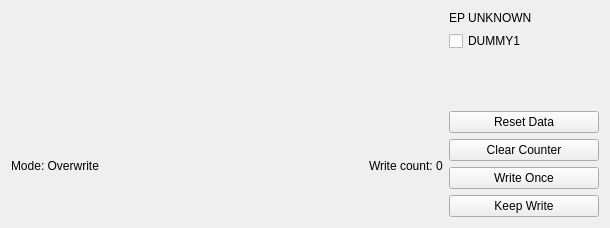
<?xml version="1.0" encoding="UTF-8"?>
<ui version="4.0">
 <class>EndpointOutWidget</class>
 <widget class="QWidget" name="EndpointOutWidget">
  <property name="geometry">
   <rect>
    <x>0</x>
    <y>0</y>
    <width>610</width>
    <height>228</height>
   </rect>
  </property>
  <property name="minimumSize">
   <size>
    <width>0</width>
    <height>200</height>
   </size>
  </property>
  <property name="windowTitle">
   <string>Form</string>
  </property>
  <layout class="QHBoxLayout" name="horizontalLayout" stretch="0,0">
   <item>
    <layout class="QVBoxLayout" name="verticalLayout_2">
     <property name="spacing">
      <number>0</number>
     </property>
     <item>
      <widget class="QWidget" name="hexEditPlaceHolder" native="true"/>
     </item>
     <item>
      <layout class="QHBoxLayout" name="horizontalLayout_2">
       <property name="spacing">
        <number>0</number>
       </property>
       <property name="sizeConstraint">
        <enum>QLayout::SetMinimumSize</enum>
       </property>
       <item>
        <widget class="QLabel" name="labelInsertOverwrite">
         <property name="sizePolicy">
          <sizepolicy hsizetype="Preferred" vsizetype="Minimum">
           <horstretch>0</horstretch>
           <verstretch>0</verstretch>
          </sizepolicy>
         </property>
         <property name="text">
          <string>Mode: Overwrite</string>
         </property>
        </widget>
       </item>
       <item>
        <spacer name="horizontalSpacer">
         <property name="orientation">
          <enum>Qt::Horizontal</enum>
         </property>
         <property name="sizeHint" stdset="0">
          <size>
           <width>40</width>
           <height>20</height>
          </size>
         </property>
        </spacer>
       </item>
       <item>
        <widget class="QLabel" name="labelWriteCount">
         <property name="sizePolicy">
          <sizepolicy hsizetype="Preferred" vsizetype="Minimum">
           <horstretch>0</horstretch>
           <verstretch>0</verstretch>
          </sizepolicy>
         </property>
         <property name="text">
          <string>Write count: 0</string>
         </property>
        </widget>
       </item>
      </layout>
     </item>
    </layout>
   </item>
   <item>
    <widget class="QWidget" name="widget" native="true">
     <property name="sizePolicy">
      <sizepolicy hsizetype="Fixed" vsizetype="Preferred">
       <horstretch>150</horstretch>
       <verstretch>0</verstretch>
      </sizepolicy>
     </property>
     <property name="minimumSize">
      <size>
       <width>150</width>
       <height>0</height>
      </size>
     </property>
     <layout class="QVBoxLayout" name="verticalLayout">
      <property name="sizeConstraint">
       <enum>QLayout::SetDefaultConstraint</enum>
      </property>
      <property name="leftMargin">
       <number>0</number>
      </property>
      <property name="topMargin">
       <number>0</number>
      </property>
      <property name="rightMargin">
       <number>0</number>
      </property>
      <property name="bottomMargin">
       <number>0</number>
      </property>
      <item>
       <layout class="QVBoxLayout" name="layoutCheckBoxes">
        <item>
         <widget class="QLabel" name="labelEndpointName">
          <property name="text">
           <string>EP UNKNOWN</string>
          </property>
         </widget>
        </item>
        <item>
         <widget class="QCheckBox" name="checkBox">
          <property name="text">
           <string>DUMMY1</string>
          </property>
         </widget>
        </item>
       </layout>
      </item>
      <item>
       <spacer name="verticalSpacer">
        <property name="orientation">
         <enum>Qt::Vertical</enum>
        </property>
        <property name="sizeHint" stdset="0">
         <size>
          <width>20</width>
          <height>40</height>
         </size>
        </property>
       </spacer>
      </item>
      <item>
       <layout class="QVBoxLayout" name="layoutButtons">
        <item>
         <widget class="QPushButton" name="pushButtonResetData">
          <property name="text">
           <string>Reset Data</string>
          </property>
         </widget>
        </item>
        <item>
         <widget class="QPushButton" name="pushButtonClearCount">
          <property name="text">
           <string>Clear Counter</string>
          </property>
         </widget>
        </item>
        <item>
         <widget class="QPushButton" name="pushButtonWriteOnce">
          <property name="text">
           <string>Write Once</string>
          </property>
         </widget>
        </item>
        <item>
         <widget class="QPushButton" name="pushButtonKeepWrite">
          <property name="text">
           <string>Keep Write</string>
          </property>
         </widget>
        </item>
       </layout>
      </item>
     </layout>
    </widget>
   </item>
  </layout>
 </widget>
 <resources/>
 <connections/>
</ui>
